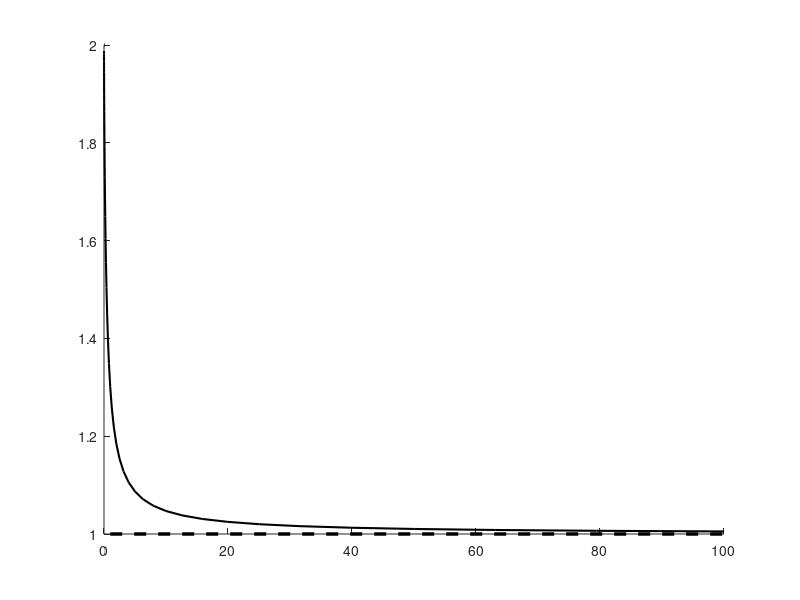

Source code (MATLAB): (Note: this script raises an error after producing the figure.)
clear; clc

figure(1)

figure_width = 8;
figure_height = 12;
figure_number_fontsize = 10;
line_width = 1.5;

set(gcf,"Units","centimeters")
set(gcf,'Position',[10 10 figure_width figure_height])

hold on

load('Rf_20_Rs_20.mat')
Fmax1 = Fmax;
Fmax1(end) = NaN;
lambda_E1 = lambda_E;

load('Rf_100_Rs_20.mat')
Fmax2 = Fmax;
lambda_E2 = lambda_E;

load('Rf_500_RS_20.mat')
Fmax3 = Fmax;
Fmax3(45:51) = NaN;
lambda_E3 = lambda_E;

leg = {'$\bar{R_f}=20$','$\bar{R_f}=100$','$\bar{R_f}=500$'};

% plot(lambda_E1,Fmax1/pi./lambda_E1.^2,'linewidth',2,'Color','#A8D0DB')
% plot(lambda_E2,Fmax2/pi./lambda_E2.^2,'linewidth',2,'Color','#E49273')
plot(lambda_E2,Fmax2/pi./lambda_E2.^2,'linewidth',line_width,'Color','k')
% plot(lambda_E3,Fmax3/pi./lambda_E3.^2,'linewidth',2,'Color','#A37A74')

line([1e-3,10^(-1)],[2,2],'linewidth',2.5,'linestyle','--','color','k')
line([10^(0),1e2],[1,1],'linewidth',2.5,'linestyle','--','color','k')

c = parula(10);

scatter([lambda(1),lambda(11),lambda(21)],[Fmax2(1)/pi/lambda(1)^2,Fmax2(11)/pi/lambda(11)^2,Fmax2(21)/pi/lambda(21)^2],125,c(3:5,:),'Marker','x','LineWidth',2)
scatter([lambda(31),lambda(41),lambda(51)],[Fmax2(31)/pi/lambda(31)^2,Fmax2(41)/pi/lambda(41)^2,Fmax2(51)/pi/lambda(51)^2],125,c(6:8,:),'Marker','x','LineWidth',2)

axis on
ax = gca;
box on
ax.XLim = [1e-3,1e2];
ax.XScale = "log";
ax.YLim = [0.9,2.1];
set(gca,'FontSize',figure_number_fontsize)
xlabel('$\lambda_E=\sqrt{\Gamma}\,\mathcal{R}_s^2$','interpreter','latex')
ylabel('$\mathcal{F}_c=F_c/(\pi\gamma{R_s})$','interpreter','latex')
xticks(logspace(-3,2,6))
xticklabels({'10^{-3}','10^{-2}','10^{-1}','10^{0}','10^{1}','10^{2}'})
ax.XMinorTick = 'off';
ax.YMinorTick = 'off';

hold off


figure(2)

figure_height = 8*0.75;

set(gcf,"Units","centimeters")
set(gcf,'Position',[10 10 figure_width figure_height])

hold on

load('F_H_data_Bradley.mat')

c = parula(10);
Index = zeros(2,length(lambda));
one_line = zeros(1,length(lambda));

plot(H+1,F_Bradley,'color','k','LineWidth',line_width)

for i=1:length(lambda)

    A = isfinite(F_1(:,i));
    B = isfinite(F_2(:,i));

    if numel(find(~A))
        Index(1,i) = length(H)-numel(find(isfinite(F_1(:,i))));
    else
        dF_1 = abs(F_1(2:end,i)-F_1(1:end-1,i))/(pi*lambda_E(i)^2);
        if any(dF_1>0.1)
            AA = find(dF_1>0.1);
            Index(1,i) = AA(1);
        else
            one_line(i) = 1;
        end
    end

    if numel(find(~B))
        Index(2,i) = numel(find(isfinite(F_2(:,i))));
    else
        if one_line(i) == 1
            continue
        else
            dF_2 = abs(F_2(2:end,i)-F_2(1:end-1,i))/(pi*lambda_E(i)^2);
            BB = find(dF_2>0.1);
            Index(2,i) = BB(1);
        end
    end
end

for i=1:length(lambda)
    if one_line(i) == 1
        plot(H+1,F_1(:,i)/(pi*lambda_E(i)^2),'color',c(2+i,:),'LineWidth',line_width)
    else
        plot(H(Index(1,i)+1:end)+1,F_1(Index(1,i)+1:end,i)/(pi*lambda_E(i)^2),'color',c(2+i,:),'linewidth',line_width)
    end
    text(1,0,['$\lambda_E=$',num2str(lambda_E(i))],'Interpreter','latex','color',c(2+i,:))
end

for i=1:length(lambda)
    if one_line(i) == 1
        continue
    else
        plot(H(1:Index(2,i))+1,F_2(1:Index(2,i),i)/pi/lambda_E(i)^2,'color',c(2+i,:),'linewidth',line_width)
    end
end

for i=1:length(lambda)
    if one_line(i) == 1
        continue
    else
        line([H(Index(1,i))+1,H(Index(1,i)+1)+1],[F_2(Index(1,i),i)/pi/lambda_E(i)^2,F_1(Index(1,i)+1,i)/pi/lambda_E(i)^2],'color',c(2+i,:),'linestyle','--')
        line([H(Index(2,i))+1,H(Index(2,i)+1)+1],[F_2(Index(2,i),i)/pi/lambda_E(i)^2,F_1(Index(2,i)+1,i)/pi/lambda_E(i)^2],'color',c(2+i,:),'linestyle','--')
    end
end

axis on
ax = gca;
ax.TickLength = [0.02 0.02];
box on
%ax.XLim = [0.1,100];
ax.XScale = 'log';
ax.YLim = [0,2.5];
set(gca,'FontSize',figure_number_fontsize)
xlabel('$\mathit{\Delta}=\delta/\delta_{\mathrm{micro}}$','interpreter','latex')
ylabel('$\mathcal{F}=F/(\pi\gamma{R_s})$','interpreter','latex')
ax.XMinorTick = 'off';
ax.YMinorTick = 'off';

hold off


figure(3)

set(gcf,"Units","centimeters")
set(gcf,'Position',[10 10 figure_width figure_height])

Position_set = [21.76923076923077,1.164444444444444,1.4e-14;
                9.653846153846157,1.111111111111111,1.4e-14;
                -3.230769230769234 1.084444444444444 1.4e-14];

hold on

load('F_H_data_JKR_lambdaE_1.mat')
Rd_collect = zeros(n,3);
RF_collect = zeros(n,3);
Rd_collect(:,1) = Rd(:,1);
RF_collect(:,1) = RF1(:,1);

load('F_H_data_JKR_lambdaE_10.mat')
Rd_collect(:,2) = Rd(:,1);
RF_collect(:,2) = RF1(:,1);

load('F_H_data_JKR_lambdaE_100.mat')
Rd_collect(:,3) = Rd(:,1);
RF_collect(:,3) = RF1(:,1);

load('F_H_data_approach_JKR.mat')

leg = {' Numerical results',' JKR limit'};
c = parula(10);
Index = zeros(2,length(lambda));
one_line = zeros(1,length(lambda));

for i=1:length(lambda)

    B = isfinite(F_2(:,i));

    if numel(find(~B))
        Index(2,i) = numel(find(isfinite(F_2(:,i))));
    else
        if one_line(i) == 1
            continue
        else 
            dF_2 = abs(F_2(2:end,i)-F_2(1:end-1,i))/(pi*lambda_E(i)^2);
            BB = find(dF_2>0.1);
            Index(2,i) = BB(1);
        end
    end
end

for i=1:length(lambda)

    plot(H(1:Index(2,i))/lambda_E(i),F_2(1:Index(2,i),i)/pi/lambda_E(i)^2,'color',c(5+i,:),'linewidth',line_width)

    plot(Rd_collect(1:25:201,i),RF_collect(1:25:201,i),'color',c(5+i,:),'LineWidth',line_width,'LineStyle','-.')
    plot(Rd_collect(201:15:261,i),RF_collect(201:15:261,i),'color',c(5+i,:),'LineWidth',line_width,'LineStyle','-.')
    plot(Rd_collect(261:5:296,i),RF_collect(261:5:296,i),'color',c(5+i,:),'LineWidth',line_width,'LineStyle','-.')
    plot(Rd_collect(296:300,i),RF_collect(296:300,i),'color',c(5+i,:),'LineWidth',line_width,'LineStyle','-.')

    text(1,0,['$\lambda_E=$',num2str(lambda_E(i))],'Interpreter','latex','color',c(5+i,:),'Position',Position_set(i,:))
end

axis on
ax = gca;
box on
ax.TickLength = [0.02 0.02];
ax.XLim = [-5,40];
ax.YLim = [-0.1,1.5];
ax.XMinorTick = 'off';
ax.YMinorTick = 'off';
set(gca,'FontSize',figure_number_fontsize)
xlabel('$\mathit{\bar{\Delta}}=\delta/\delta_{\mathrm{macro}}$','interpreter','latex')
ylabel('$\mathcal{F}=F/(\pi\gamma{R_s})$','interpreter','latex')

%{
    If the file is too large and causes the exported EMF file to appear
    blurry (the file occupy very little memory), try using the following
    statement:
%}

% exportgraphics(gcf, 'figure3_new.emf', 'ContentType', 'vector')

hold off



